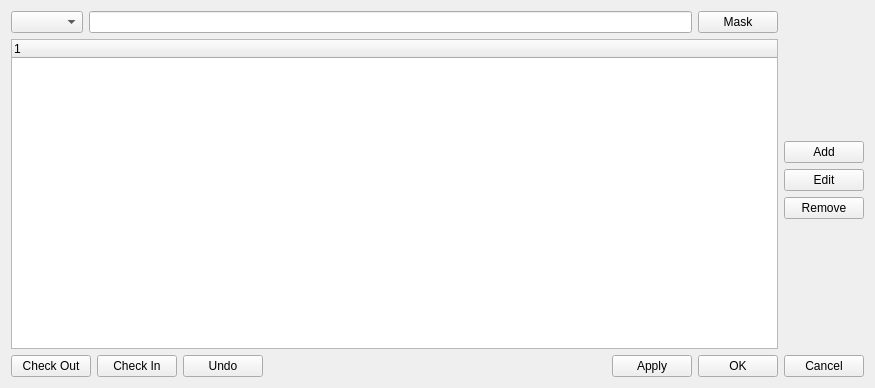
<?xml version="1.0" encoding="UTF-8"?>
<ui version="4.0">
 <class>DialogConnectionsEditor</class>
 <widget class="QDialog" name="DialogConnectionsEditor">
  <property name="geometry">
   <rect>
    <x>0</x>
    <y>0</y>
    <width>875</width>
    <height>388</height>
   </rect>
  </property>
  <property name="windowTitle">
   <string>Dialog</string>
  </property>
  <layout class="QGridLayout" name="gridLayout">
   <item row="0" column="0">
    <layout class="QVBoxLayout" name="verticalLayout_3">
     <item>
      <layout class="QHBoxLayout" name="horizontalLayout_3">
       <item>
        <layout class="QVBoxLayout" name="verticalLayout">
         <item>
          <layout class="QHBoxLayout" name="horizontalLayout">
           <item>
            <widget class="QComboBox" name="m_maskType"/>
           </item>
           <item>
            <widget class="QLineEdit" name="m_mask"/>
           </item>
           <item>
            <widget class="QPushButton" name="m_applyMask">
             <property name="text">
              <string>Mask</string>
             </property>
             <property name="autoDefault">
              <bool>false</bool>
             </property>
            </widget>
           </item>
          </layout>
         </item>
         <item>
          <widget class="QTreeWidget" name="m_list">
           <property name="rootIsDecorated">
            <bool>false</bool>
           </property>
           <column>
            <property name="text">
             <string notr="true">1</string>
            </property>
           </column>
          </widget>
         </item>
        </layout>
       </item>
       <item>
        <layout class="QVBoxLayout" name="verticalLayout_2">
         <item>
          <spacer name="verticalSpacer_2">
           <property name="orientation">
            <enum>Qt::Vertical</enum>
           </property>
           <property name="sizeHint" stdset="0">
            <size>
             <width>20</width>
             <height>40</height>
            </size>
           </property>
          </spacer>
         </item>
         <item>
          <widget class="QPushButton" name="m_Add">
           <property name="text">
            <string>Add</string>
           </property>
           <property name="autoDefault">
            <bool>false</bool>
           </property>
          </widget>
         </item>
         <item>
          <widget class="QPushButton" name="m_Edit">
           <property name="text">
            <string>Edit</string>
           </property>
           <property name="autoDefault">
            <bool>false</bool>
           </property>
          </widget>
         </item>
         <item>
          <widget class="QPushButton" name="m_Remove">
           <property name="text">
            <string>Remove</string>
           </property>
           <property name="autoDefault">
            <bool>false</bool>
           </property>
          </widget>
         </item>
         <item>
          <spacer name="verticalSpacer">
           <property name="orientation">
            <enum>Qt::Vertical</enum>
           </property>
           <property name="sizeHint" stdset="0">
            <size>
             <width>20</width>
             <height>40</height>
            </size>
           </property>
          </spacer>
         </item>
        </layout>
       </item>
      </layout>
     </item>
     <item>
      <layout class="QHBoxLayout" name="horizontalLayout_2">
       <item>
        <widget class="QPushButton" name="m_checkOut">
         <property name="text">
          <string>Check Out</string>
         </property>
         <property name="autoDefault">
          <bool>false</bool>
         </property>
        </widget>
       </item>
       <item>
        <widget class="QPushButton" name="m_checkIn">
         <property name="text">
          <string>Check In</string>
         </property>
         <property name="autoDefault">
          <bool>false</bool>
         </property>
        </widget>
       </item>
       <item>
        <widget class="QPushButton" name="m_Undo">
         <property name="text">
          <string>Undo</string>
         </property>
         <property name="autoDefault">
          <bool>false</bool>
         </property>
        </widget>
       </item>
       <item>
        <spacer name="horizontalSpacer">
         <property name="orientation">
          <enum>Qt::Horizontal</enum>
         </property>
         <property name="sizeHint" stdset="0">
          <size>
           <width>40</width>
           <height>20</height>
          </size>
         </property>
        </spacer>
       </item>
       <item>
        <widget class="QPushButton" name="m_Apply">
         <property name="text">
          <string>Apply</string>
         </property>
         <property name="autoDefault">
          <bool>false</bool>
         </property>
        </widget>
       </item>
       <item>
        <widget class="QPushButton" name="m_OK">
         <property name="text">
          <string>OK</string>
         </property>
         <property name="autoDefault">
          <bool>false</bool>
         </property>
        </widget>
       </item>
       <item>
        <widget class="QPushButton" name="m_Cancel">
         <property name="text">
          <string>Cancel</string>
         </property>
         <property name="autoDefault">
          <bool>false</bool>
         </property>
        </widget>
       </item>
      </layout>
     </item>
    </layout>
   </item>
  </layout>
 </widget>
 <resources/>
 <connections/>
</ui>
